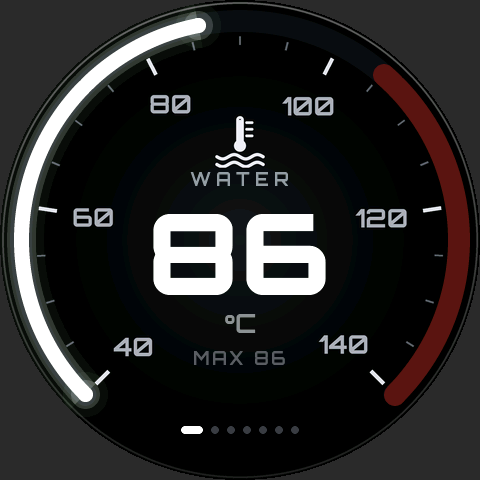
#> input picture dash/notstock-round/preview/water.png, 480 x 480 px, given in place of water.ppm, which was not available
$ python preview.py
#> lines starting #> are read from the running program, lines starting #| are printed output that depends on the picture; pictures that were not available may be replaced by others from this repository, and a replacement may not be noted
#!/usr/bin/env python3
"""Render the round gauge (tools/sim) into preview/*.png plus a contact
sheet. Needs Pillow and LVGL 8.4:  LVGL_DIR=/path/to/lvgl python tools/preview.py
Extra args go to one custom render:  python tools/preview.py page=2 boost=1.8
"""
import os
import subprocess
import sys

from PIL import Image

HERE = os.path.dirname(os.path.abspath(__file__))
ROOT = os.path.dirname(HERE)
SIM = os.path.join(HERE, "sim")
OUT = os.path.join(ROOT, "preview")

SCENES = {
    "water": "page=0",
    "oil": "page=1",
    "boost": "page=2",
    "intake": "page=3",
    "exhaust": "page=4",
    "rpm": "page=5",
    "oil-warn": "page=1 oil=134",
    "no-data": "link=0",
    "swipe": "swipe=left t=0.2",
    "boost-warn": "page=2 boost=2.31",
    "exhaust-hot": "page=4 exhaust=684",
    "menu": "screen=menu",
    "dpf": "screen=dpf",
    "dpf-full": "screen=dpf soot=26.1",
    "dpf-regen": "screen=dpf regen=start t=24",
    "regen-start": "regen=start t=2",
    "regen-end": "regen=end t=2",
    "settings": "screen=settings",
    "look": "screen=look",
    "limits": "screen=limits limit=0",
    "limits-boost": "screen=limits limit=2",
    "water-limit-90": "warn0=90",
    "retro-water": "look=1 page=0",
    "retro-boost": "look=1 page=2",
    "retro-rpm": "look=1 page=5",
    "retro-oil-warn": "look=1 page=1 oil=134",
    "red-water": "look=2 page=0",
    "red-boost": "look=2 page=2",
    "red-rpm": "look=2 page=5",
    "red-oil-warn": "look=2 page=1 oil=134",
    "red-exhaust": "look=2 page=4 exhaust=684",
    "cz-red-intake": "lang=1 look=2 page=3",
    "night-toast": "dtap=1",
    "night-retro": "look=1 night=1",
    "pages": "screen=pages limit=3 hide=8",
    "boot-in": "boot=1 t=0.6",
    "boot-logo": "boot=1 t=2.0",
    "boot-cross": "boot=1 t=3.2",
    "cz-water": "lang=1",
    "cz-retro-rpm": "lang=1 look=1 page=5",
    "cz-menu": "lang=1 screen=menu",
    "cz-settings": "lang=1 screen=settings",
    "cz-dpf": "lang=1 screen=dpf",
    "cz-regen-start": "lang=1 regen=start t=2",
    "cz-pages": "lang=1 screen=pages limit=2",
    "diag": "screen=diag t=1.5",
    "multi": "page=7",
    "multi-rpm": "page=7 multi=5,2,6,3 rpm=1850",
    "retro-multi": "look=1 page=7",
    "red-multi": "look=2 page=7",
    "multi-hc": "page=7 hc=1",
    "cz-retro-multi-warn": "lang=1 look=1 page=7 boost=2.31 oil=134",
    "cz-multi-warn": "lang=1 page=7 boost=2.31 oil=134",
    "cz-multi-edit": "lang=1 screen=multiedit",
    "cz-diag": "lang=1 screen=diag t=1.5",
    "retro-dpf": "look=1 screen=dpf",
    "cz-retro-dpf-full": "lang=1 look=1 screen=dpf soot=26.1",
    "retro-dpf-regen": "look=1 screen=dpf regen=start t=24",
    "cz-retro-diag": "lang=1 look=1 screen=diag t=1.5",
    "retro-diag-clean": "look=1 screen=diag dtc=0 t=1.5",
    "cz-diag-clear": "lang=1 screen=diag t=1.5 tap=319,371",
    "cz-diag-cleared": "lang=1 screen=diag dtcclear=1 t=2",
    "cz-diag-refused": "lang=1 screen=diag dtcclear=1 dtcrefuse=1 t=2",
}


def render(name, args):
#> called with name = 'water', args = 'page=0'
    ppm = os.path.join(SIM, "build", name + ".ppm")
    subprocess.run([os.path.join(SIM, "build", "sim"), ppm] + args.split(),
                   check=True)
#> (this line was passed over: subprocess is not available in this run)
    png = os.path.join(OUT, name + ".png")
    Image.open(ppm).save(png)
    os.remove(ppm)
    return png


def main():
    make = ["make", "-s", "-j8"]
    if "LVGL_DIR" in os.environ:
        make.append("LVGL_DIR=" + os.environ["LVGL_DIR"])
    subprocess.run(make, cwd=SIM, check=True)
    os.makedirs(OUT, exist_ok=True)
    if len(sys.argv) > 1:
        print(render("custom", " ".join(sys.argv[1:])))
        return
    pngs = [render(n, a) for n, a in SCENES.items()]
#> call 2 of render, with name = 'oil', args = 'page=1'
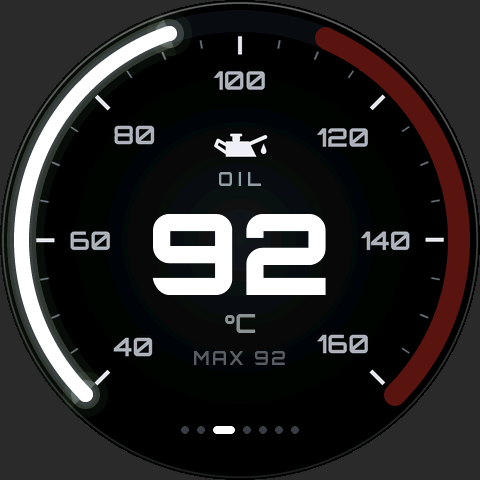
#> input picture dash/notstock-round/preview/oil.png, 480 x 480 px, given in place of oil.ppm, which was not available
#> call 3 of render, with name = 'boost', args = 'page=2'
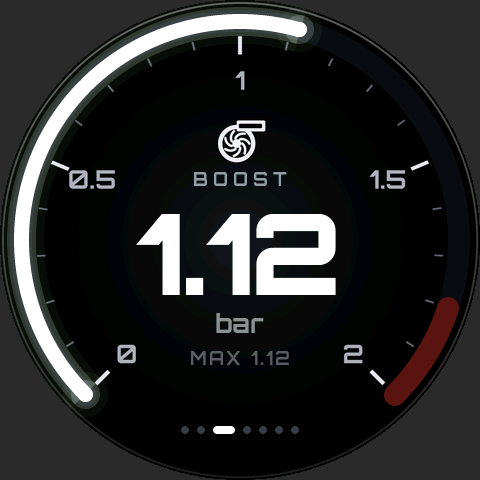
#> input picture dash/notstock-round/preview/boost.png, 480 x 480 px, given in place of boost.ppm, which was not available
#> call 4 of render, with name = 'intake', args = 'page=3'
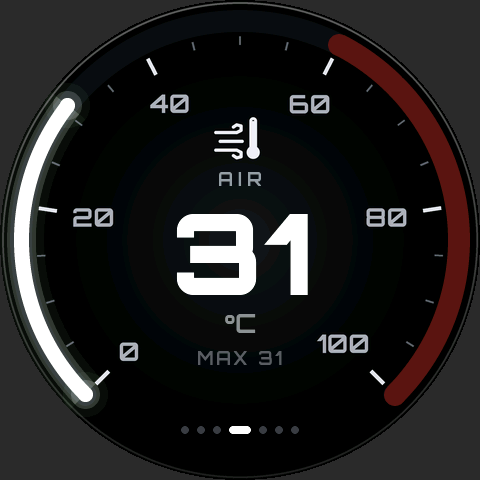
#> input picture dash/notstock-round/preview/intake.png, 480 x 480 px, given in place of intake.ppm, which was not available
    n = Image.open(pngs[0]).size[0]
    cols = 4
    rows = (len(pngs) + cols - 1) // cols
    sheet = Image.new("RGB", (n * cols, n * rows), (42, 42, 42))
    for i, p in enumerate(pngs):
        sheet.paste(Image.open(p), ((i % cols) * n, (i // cols) * n))
    sheet.save(os.path.join(OUT, "sheet.png"))
    print("preview/*.png, preview/sheet.png")


if __name__ == "__main__":
#> (the run stopped early here; a loop or call above may not have finished)
